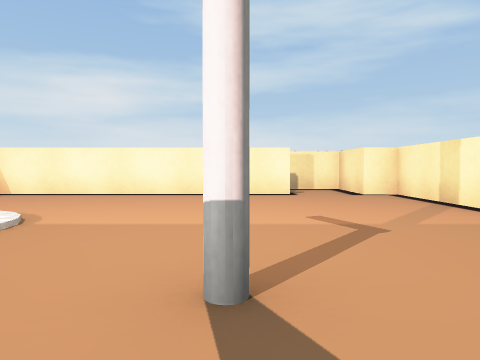
View 1 (above)

13 first-person views from a walk through a Unity game level. The camera is 0.28 m above the floor, tilts 2° down and sees 70° across. The floor is counted in squares, 0.5 m on a side. Each view is taken from the middle of a square. On the plan, view 1 faces up. The plan holds only what a view shows up to about 9 squares ahead; the rest is blank. The place goes on beyond the plan. Some surface patterns are stand-ins.

View 2
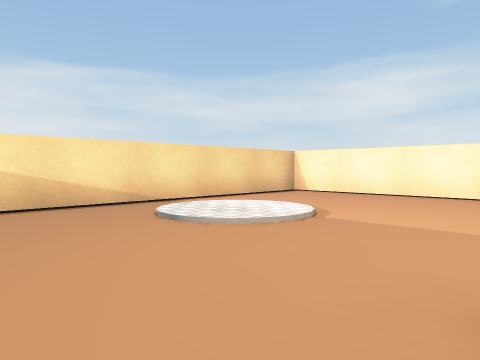

View 3
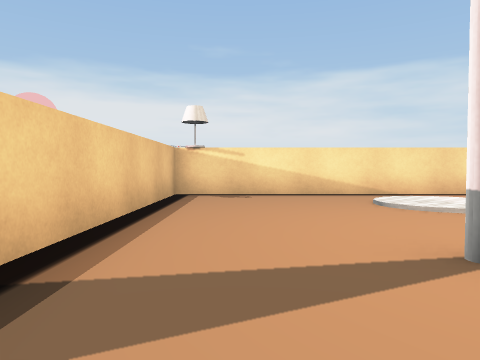

View 4
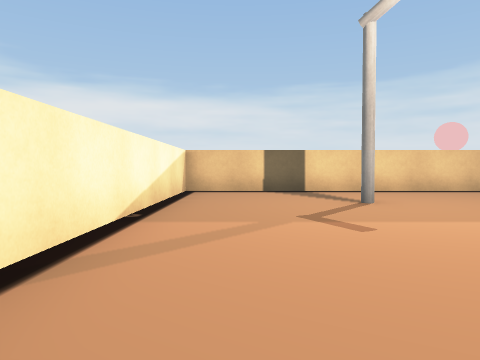

View 5
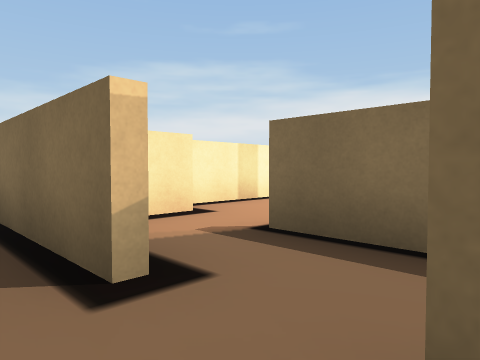

View 6
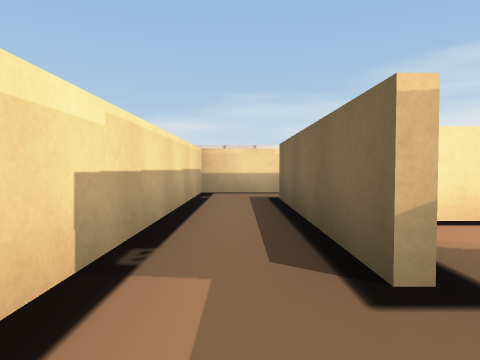

View 7
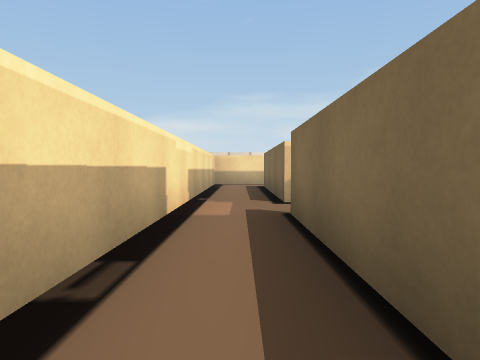

View 8
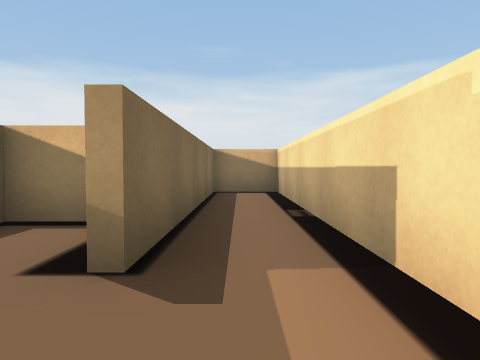

View 9
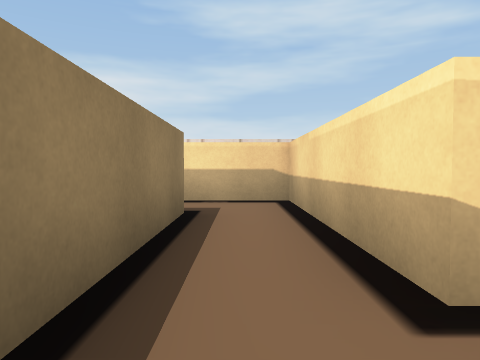

View 10
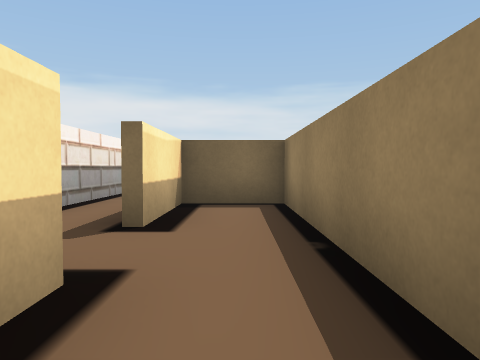

View 11
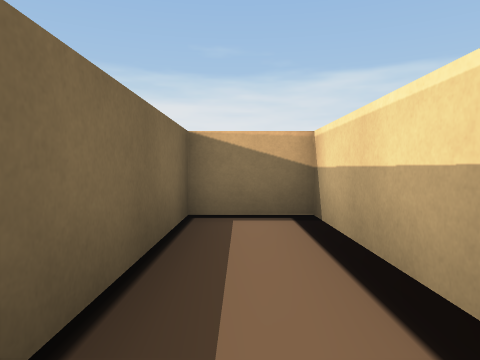

View 12
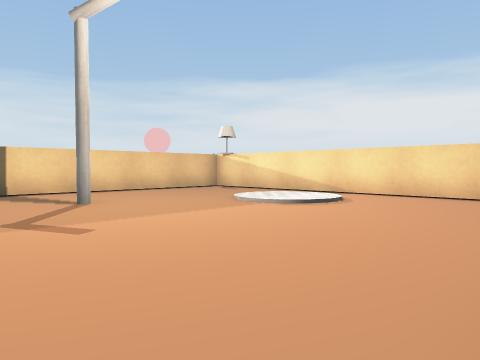

View 13
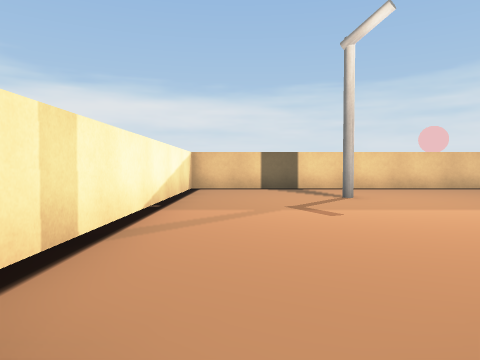

### Floor plan
Points are (right, up) in squares from view 1. A wall is a line through its corners. A room is listed if a view was taken in it or the views show most of it. See-through windows are left out.
Room 1 (views 1, 2, 3)
walls: (1.1, 7.3) (-5.3, 7.3) (-5.3, -1.4) (3.3, -1.4) (3.3, 7.3)
ways out: opening at (2, 7) to room 2
objects: disc (-4, 2) to (-2, 4); cylinder (0, 1); cylinder (0, 2)
Room 2 (views 4, 12, 13)
walls: (2.6, 7.3) (2.6, 9)
ways out: opening at (2, 7) to room 1; opening at (1, 8) to room 4
Room 3 (views 5, 6, 7, 8, 9, 10, 11)
walls: (0.5, 9.4) (5.3, 9.4) (5.3, 2.6) (6.8, 2.6) (6.8, 4.9); (6.8, 6.2) (6.8, 10.9) (-7.1, 10.9) (-7.1, 9.4) (-0.8, 9.4)
ways out: opening at (0, 9) to room 4
Room 4 (no view inside)
walls: (-0.4, 7.5) (1.1, 7.5); (-2.6, 8.5) (-2.6, 7.5)
ways out: opening at (1, 8) to room 2; opening at (0, 9) to room 3

Where each view was taken, in squares from view 1:
view 1: 0 up, 0 right, facing up
view 2: 0 up, 0 right, facing up-left
view 3: 0 up, 2 right, facing left
view 4: 7 up, 2 right, facing down
view 5: 10 up, 1 left, facing down-right
view 6: 10 up, 1 left, facing right
view 7: 10 up, 5 left, facing right
view 8: 10 up, 1 right, facing left
view 9: 5 up, 6 right, facing up
view 10: 8 up, 6 right, facing down
view 11: 10 up, 3 left, facing left
view 12: 7 up, 2 right, facing down-left
view 13: 8 up, 2 right, facing down
